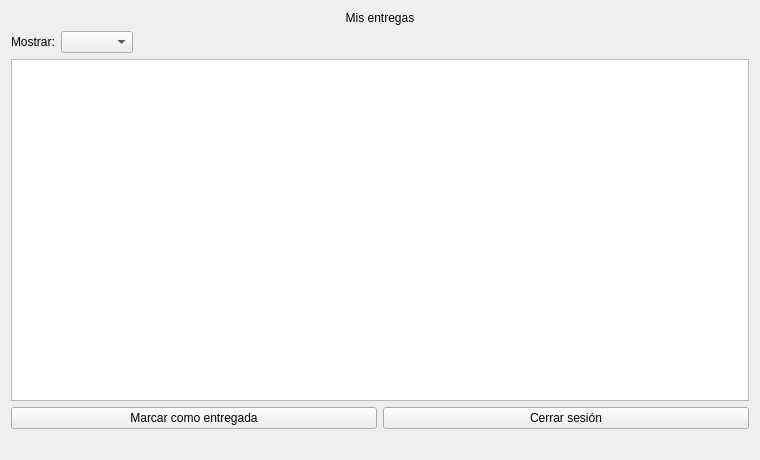
<?xml version="1.0" encoding="UTF-8"?>
<ui version="4.0">
 <class>DashboardEstudianteView</class>
 <widget class="QWidget" name="DashboardEstudianteView">
  <property name="geometry">
   <rect>
    <x>0</x>
    <y>0</y>
    <width>760</width>
    <height>460</height>
   </rect>
  </property>
  <property name="windowTitle">
   <string>Mis entregas</string>
  </property>
  <layout class="QVBoxLayout" name="verticalLayout">
   <item>
    <widget class="QLabel" name="lblTitulo">
     <property name="text">
      <string>Mis entregas</string>
     </property>
     <property name="alignment">
      <set>Qt::AlignCenter</set>
     </property>
    </widget>
   </item>
   <item>
    <layout class="QHBoxLayout" name="layoutFiltro">
     <item>
      <widget class="QLabel" name="label">
       <property name="text">
        <string>Mostrar:</string>
       </property>
      </widget>
     </item>
     <item>
      <widget class="QComboBox" name="comboFiltro"/>
     </item>
     <item>
      <spacer name="horizontalSpacer">
       <property name="orientation">
        <enum>Qt::Horizontal</enum>
       </property>
       <property name="sizeHint" stdset="0">
        <size>
         <width>40</width>
         <height>20</height>
        </size>
       </property>
      </spacer>
     </item>
    </layout>
   </item>
   <item>
    <widget class="QTableWidget" name="tablaEntregas"/>
   </item>
   <item>
    <layout class="QHBoxLayout" name="layoutBotones">
     <item>
      <widget class="QPushButton" name="btnEntregar">
       <property name="text">
        <string>Marcar como entregada</string>
       </property>
      </widget>
     </item>
     <item>
      <widget class="QPushButton" name="btnCerrarSesion">
       <property name="text">
        <string>Cerrar sesión</string>
       </property>
      </widget>
     </item>
    </layout>
   </item>
   <item>
    <widget class="QLabel" name="lblEstado">
     <property name="text">
      <string/>
     </property>
    </widget>
   </item>
  </layout>
 </widget>
 <resources/>
 <connections/>
</ui>
